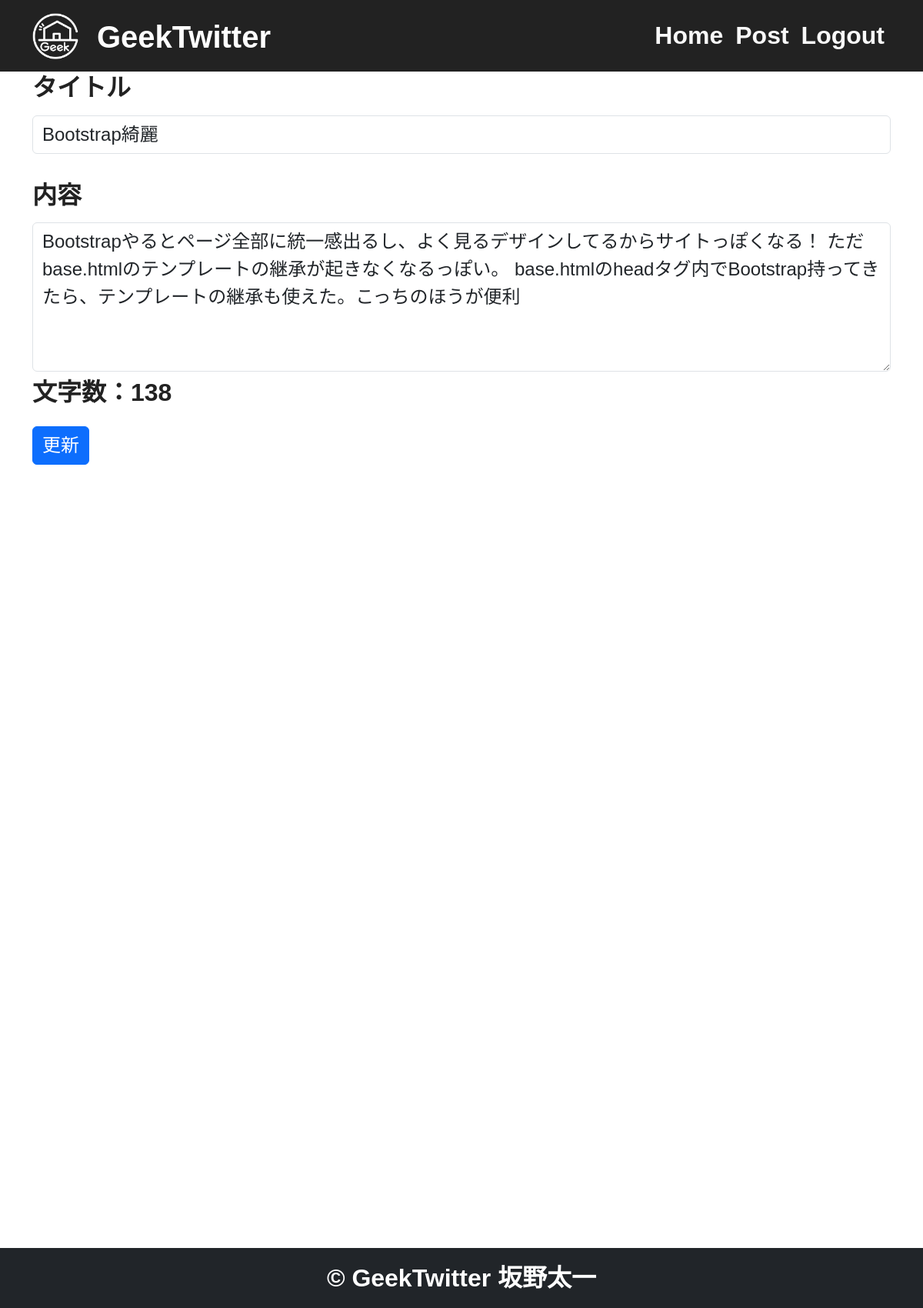
Page /3/update (signed in) on the committed database.
### app.py (models this page shows)
class Post(db.Model):
    id = db.Column(
        db.Integer, primary_key=True
    )  # primary_key : それぞれの投稿を判断する主Key
    title = db.Column(db.String(50), nullable=False)
    body = db.Column(db.String(400), nullable=False)
    created_at = db.Column(
        db.DateTime, nullable=False, default=datetime.now(pytz.timezone("Asia/Tokyo"))
    )

### app.py (the view, shortened to what this page needs)
@app.route("/<int:id>/update", methods=["GET", "POST"])
@login_required
def update(id):
    post = Post.query.get(id)  # 引数idでインスタンス化
    if request.method == "GET":
        length = len(post.body)
        return render_template("update.html", post=post, length=length)

### app.py (called while the page is built)
@login_manager.user_loader
def load_user(user_id):
    return User.query.get(int(user_id))

### templates/update.html (shortened to what this page needs)
{% extends "base.html" %}
{% block content %}
<div class="container">
    <form method="POST">
            <br><label for="title" class="form-label">タイトル</label>
            <input type="text" name="title" value="{{post.title}}" class="form-control" id="title">
            <br><label for="body" class="form-label">内容</label>
            <textarea name="body" class="form-control" id="body" rows="5" oninput="countCharacters()">{{post.body}}</textarea>
            <p class="counter">文字数：<span id="count">{{length}}</span></p>
        <button type="submit" class="btn btn-primary">更新</button>
    </form>
</div>
{% endblock %}

### templates/base.html (style rules this page uses)
* { box-sizing: border-box; }
:root { --primary: #0d6efd; --dark: rgb(34, 34, 34); --body: rgb(248, 248, 248); --box-shadow: 0 8px 22px rgba(0, 0, 0, 0.8); }
body { height: 1500px; margin-bottom: 200px; padding-bottom: 120px; padding-top: 5%; font-family: "Sora", sans-serif; line-height: 1.7; background: white; }
p { color: var(--dark); font-size: 150%; }
.form-label { font-size: 200%; font-weight: 700; color: var(--dark); text-shadow: 1px 1px 0 rgb(255, 255, 255), 1px -1px 0 rgb(255, 255, 255), -1px 1px 0 rgb(255, 255, 255), -1px -1px 0 rgb(255, 255, 255); }
.form-control { font-size: 150%; }
.counter { font-size: 200%; text-shadow: 1px 1px 0 rgb(255, 255, 255), 1px -1px 0 rgb(255, 255, 255), -1px 1px 0 rgb(255, 255, 255), -1px -1px 0 rgb(255, 255, 255); font-weight: 700; }
.btn { font-size: 150%; }

### rows in the picture
Post: title "Bootstrap綺麗", body "Bootstrapやるとページ全部に統一感出るし、よく見るデザインしてるからサイトっぽくなる！ ただbase.htmlのテンプレートの継承が起きなくなるっぽい。 base.htmlのheadタグ内でBootstrap持ってきたら、テンプレートの継承も使えた。こっちのほうが便利"

### other values in the picture
{{ length }} "138"
